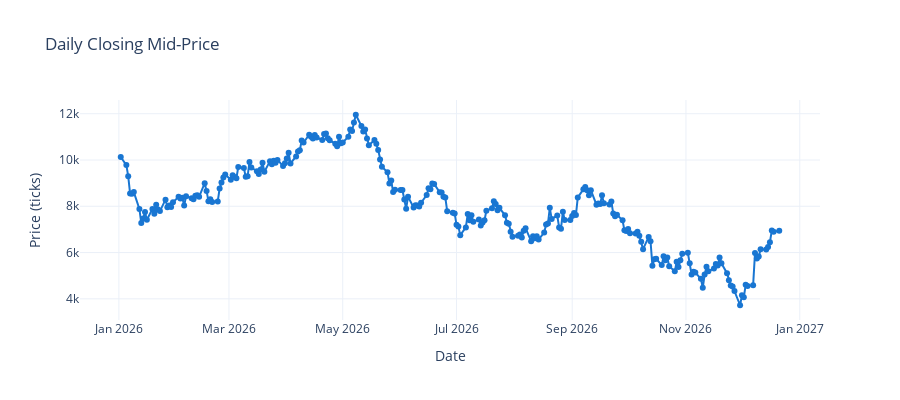

The notebook cell this image was saved under:
### Markdown cell above
### Closing Price Across Days

### Code cell
fig_close = go.Figure()
colours = ["#1976D2", "#D32F2F", "#388E3C", "#F57C00", "#7B1FA2", "#0097A7"]

if multi_security:
    for idx, sym in enumerate(symbols):
        sym_rows = [r for r in rows if r.get("Symbol") == sym]
        fig_close.add_trace(go.Scatter(
            x=[r["Date"] for r in sym_rows],
            y=[float(r["Close"]) for r in sym_rows],
            mode="lines+markers", name=sym,
            line=dict(color=colours[idx % len(colours)], width=2),
            marker=dict(size=6),
        ))
else:
    fig_close.add_trace(go.Scatter(
        x=[r["Date"] for r in rows],
        y=[float(r["Close"]) for r in rows],
        mode="lines+markers", name="Close price",
        line=dict(color=colours[0], width=2),
        marker=dict(size=6),
    ))

fig_close.update_layout(
    title="Daily Closing Mid-Price",
    xaxis=dict(title="Date"),
    yaxis=dict(title="Price (ticks)"),
    height=400,
    template="plotly_white",
)
fig_close.show()

### Figure 1 — Plotly figure (JSON) as saved in the notebook; plotly's stock layout.template omitted (floating-point values rounded to 4 significant figures; data arrays with more than 128 entries replaced by an {"elided": "..."} marker saying what was removed)
{"data": [{"line": {"color": "#1976D2", "width": 2}, "marker": {"size": 6}, "mode": "lines+markers", "name": "Close price", "type": "scatter", "x": {"elided": "252 str values"}, "y": {"elided": "252 float values"}}], "layout": {"height": 400, "title": {"text": "Daily Closing Mid-Price"}, "xaxis": {"title": {"text": "Date"}}, "yaxis": {"title": {"text": "Price (ticks)"}}}}
